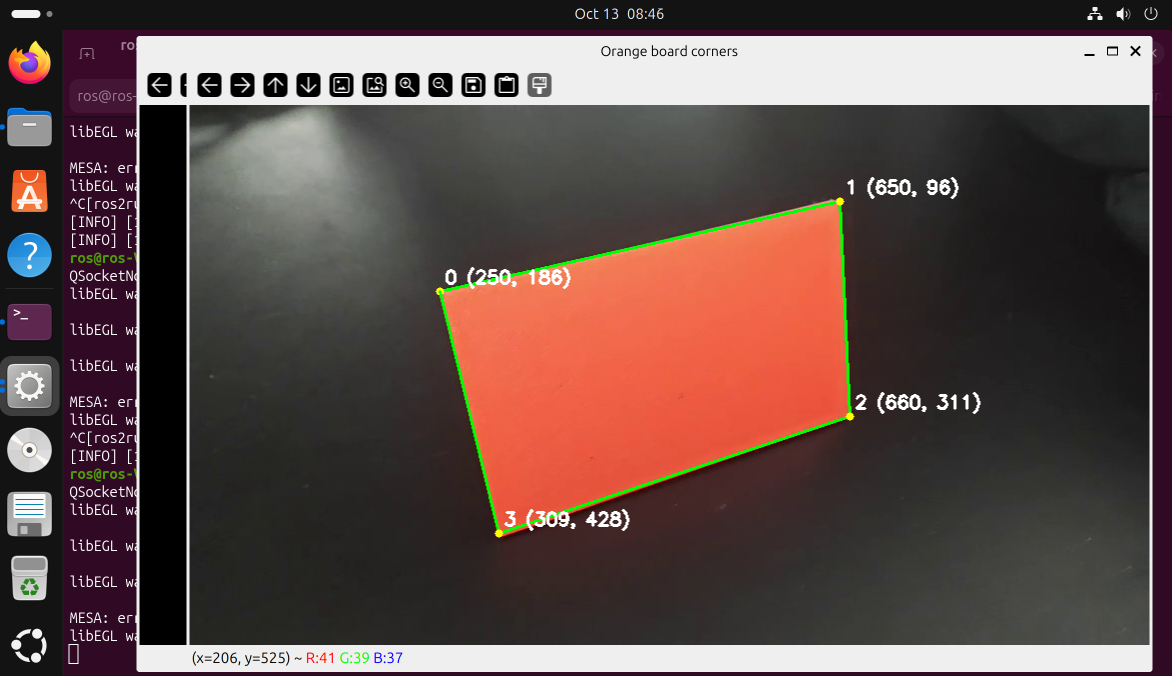
#> input picture orange_corners.png, 2344 x 1351 px (shown at 1/2 size)
$ python -i detector.py   (imports and definitions only)
#> lines starting #> are read from the running program, lines starting #| are printed output that depends on the picture; after the words box and inside, x2 and y2 are one past the last pixel; in counts of white or black regions, pixels touching at a corner belong together
#> further down, picture is the input picture: shape (1351, 2344, 3); mean B, G, R 74.2, 77.2, 96.6
"""共用模块：橙色板单帧角点检测流程（第四问提炼，供第四、五问复用）。"""
import cv2
import numpy as np

# HSV 阈值：橙色的 H 大约在 5~25 之间，S、V 设下限排除灰暗背景
HSV_LOWER = np.array([3, 120, 150])
HSV_UPPER = np.array([14, 255, 255])

# 形态学核：先开运算去小噪点，再闭运算填孔洞（第三问比较后选定的方案）
MORPH_KERNEL = (5, 5)

MIN_AREA = 3000          # 面积下限：过滤背景里零星的橙色噪块


def get_mask(frame_bgr: np.ndarray) -> np.ndarray:
    """BGR 帧 -> 橙色二值掩膜（单通道，0/255）。"""
    hsv = cv2.cvtColor(frame_bgr, cv2.COLOR_BGR2HSV)
#> hsv: shape (1351, 2344, 3); mean H, S, V 33.5, 53.2, 98.5
    mask = cv2.inRange(hsv, HSV_LOWER, HSV_UPPER)
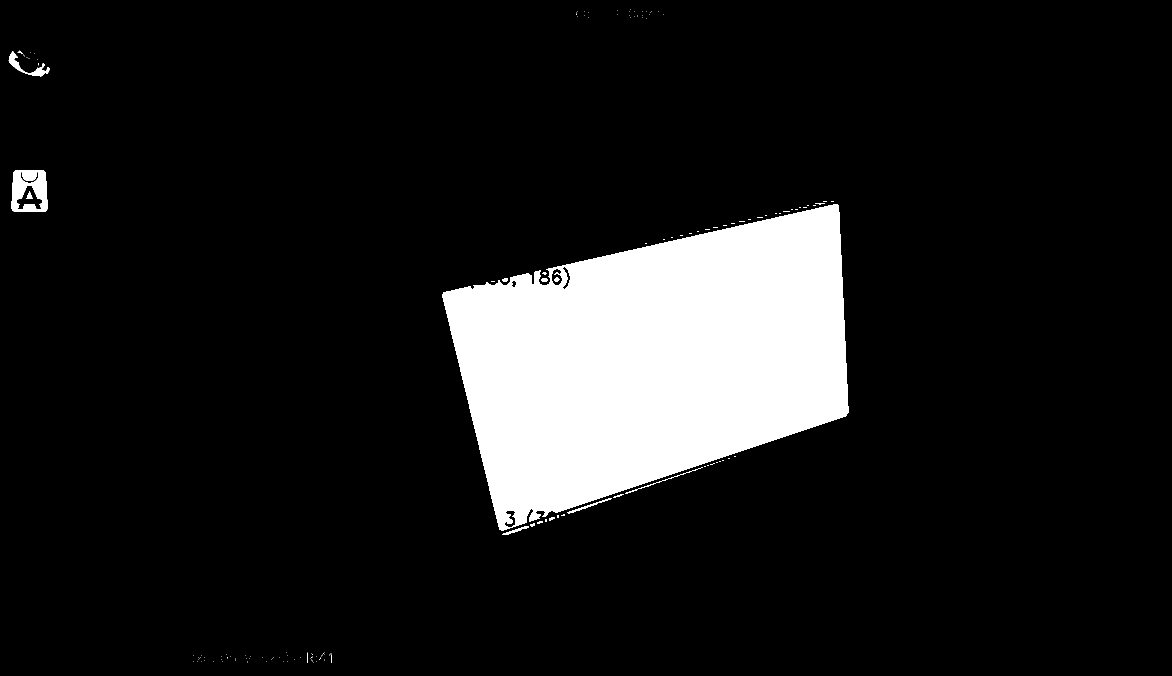
#> mask: shape (1351, 2344) (shown at 1/2 size); 11.2% white; 169 white regions (143 under 20 px), largest, box (x1, y1, x2, y2) and area: (885, 408, 1697, 1062) 347332, (23, 340, 95, 424) 4303, (17, 102, 100, 153) 950
    kernel = cv2.getStructuringElement(cv2.MORPH_RECT, MORPH_KERNEL)
    mask = cv2.morphologyEx(mask, cv2.MORPH_OPEN, kernel)
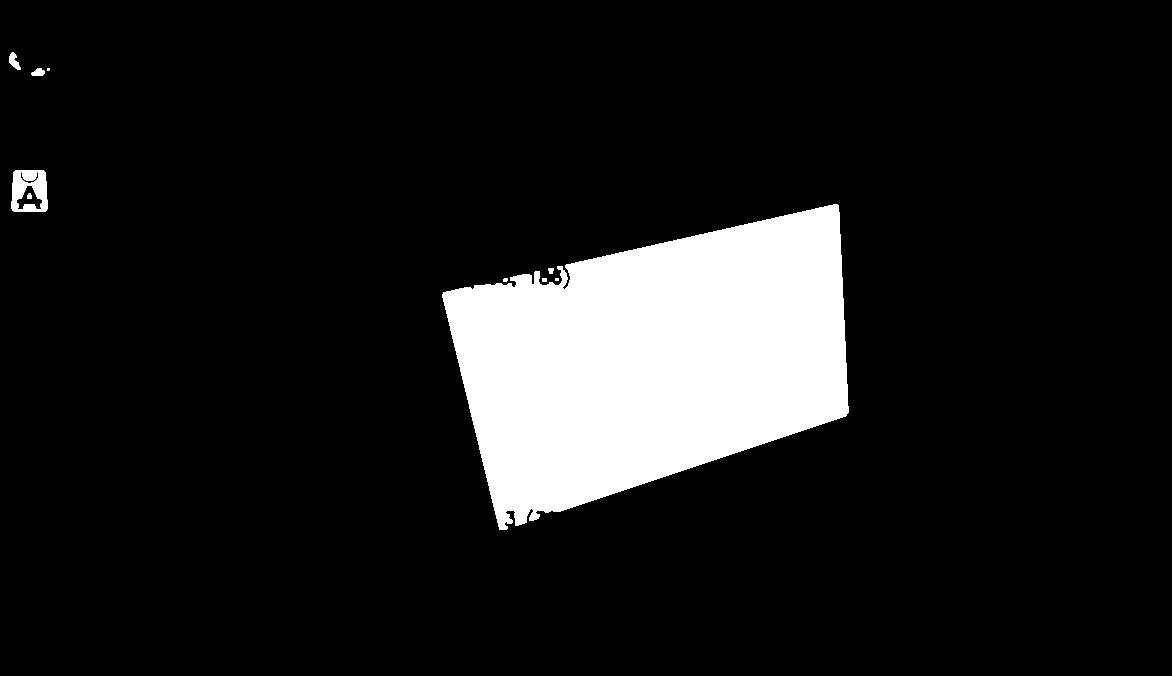
#> mask: shape (1351, 2344) (shown at 1/2 size); 11.1% white; 11 white regions, largest, box (x1, y1, x2, y2) and area: (885, 408, 1697, 1060) 346832, (23, 340, 95, 424) 3693, (43, 340, 75, 362) 594
    mask = cv2.morphologyEx(mask, cv2.MORPH_CLOSE, kernel)
#> mask: shape (1351, 2344); 11.1% white; 10 white regions
    return mask


def _order_corners_clockwise(pts: np.ndarray) -> np.ndarray:
    """按题目规则排序：沿图像顺时针，从 x+y 最小的点开始（并列时取 y 更小、x 更小）。"""
    pts = pts.reshape(-1, 2).astype(np.float64)
    cx, cy = pts[:, 0].mean(), pts[:, 1].mean()
    # 图像坐标 y 向下，atan2 角度递增方向在视觉上即顺时针
    angles = np.arctan2(pts[:, 1] - cy, pts[:, 0] - cx)
    order = np.argsort(angles)
    pts = pts[order]
    # 旋转列表，让 x+y 最小（并列取 y、x）的点排第一位
    sums = pts[:, 0] + pts[:, 1]
    start = min(range(len(pts)), key=lambda i: (sums[i], pts[i][1], pts[i][0]))
    pts = np.roll(pts, -start, axis=0)
    return pts


def detect_corners(frame_bgr: np.ndarray):
    """单帧检测。

    返回 (valid, corners)：
      valid=True  -> corners 为 4 个 [x, y]（原视频像素坐标，已按规则排序）
      valid=False -> corners 为 []
    """
    mask = get_mask(frame_bgr)
    contours, _ = cv2.findContours(mask, cv2.RETR_EXTERNAL, cv2.CHAIN_APPROX_SIMPLE)
#> contours = 9 contours, 1 with area under 20; largest, box (x1, y1, x2, y2) and area: (885, 408, 1697, 1060) 345564, (23, 340, 95, 424) 5582, (18, 105, 41, 140) 392, (63, 136, 90, 152) 266, (1097, 536, 1107, 548) 76, (1085, 556, 1093, 564) 49, (1007, 556, 1015, 564) 46, (1111, 556, 1117, 562) 25
    if not contours:
        return False, []

    # 按面积从大到小尝试，取第一个能拟合出四边形的轮廓
    h_img, w_img = mask.shape
#> h_img = 1351; w_img = 2344
    contours = sorted(contours, key=cv2.contourArea, reverse=True)
    for cnt in contours[:3]:
        area = cv2.contourArea(cnt)
        if area < MIN_AREA or area > 0.95 * w_img * h_img:
            continue

        hull = cv2.convexHull(cnt)
        peri = cv2.arcLength(hull, True)

        # 多边形近似：从粗到细尝试 epsilon，凑出 4 个顶点
        approx = None
        for eps_scale in (0.02, 0.015, 0.01, 0.03, 0.04, 0.05):
            cand = cv2.approxPolyDP(hull, eps_scale * peri, True)
            if len(cand) == 4:
                approx = cand
                break
        if approx is None:
            # 退路：用最小外接旋转矩形的四角（对透视形变也有一定适应性）
            approx = cv2.boxPoints(cv2.minAreaRect(hull)).astype(np.int32)

        corners = _order_corners_clockwise(approx)
        # 防自交的简单校验：对角线长度和应大于边长和的一半（凸四边形必满足）
        return True, [[int(x), int(y)] for x, y in corners]
#> this loop made 1 pass
#> (area, peri, cx in _order_corners_clockwise, cy in _order_corners_clockwise, angles in _order_corners_clockwise, order in _order_corners_clockwise, sums in _order_corners_clockwise, start in _order_corners_clockwise) on pass 1: (345564.5, 2452, 1313, 721.5, [-0.709, 0.288, 2.32, -2.83], [3, 0, 1, 2], [1471, 2086, 2523, 2058], 0)

    return False, []

>>> import cv2
>>> picture = cv2.imread('../orange_corners.png')
>>> result = detect_corners(picture)
#> result = (True, [[887, 584], [1676, 410], [1690, 833], [999, 1059]])
